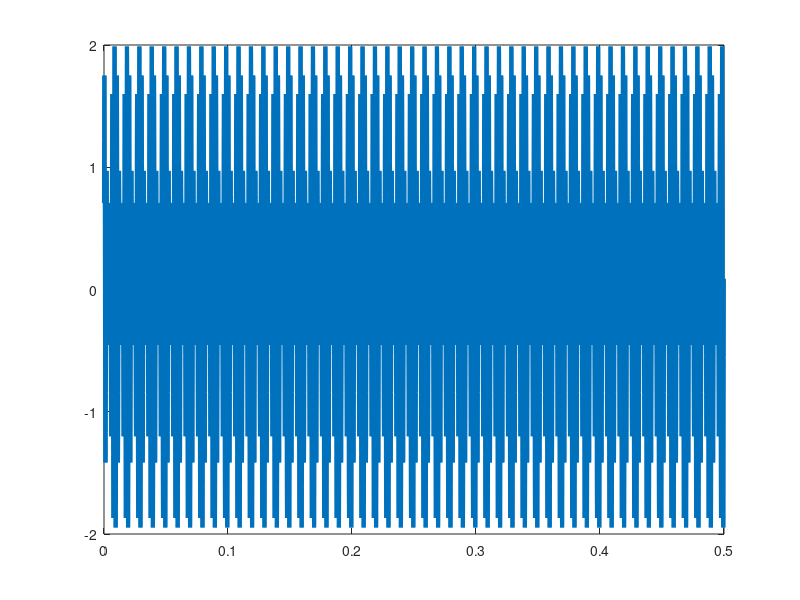

MATLAB code for this plot: (Note: this script raises an error after producing the figure.)
f1=.5e3; % First sine component frequency
f2=.6e3; % Second component frequency
phi1=0; % First component zero phase
phi2=pi/4; % Second component phase quarter-wave
fs=10e3; % Sample frequency
Ts=1/fs; % Sample period
tlen=0.5; % Total duration
t=0:Ts:tlen-Ts; % Compute sample positions
N=length(t); % Count samples

% Create a signal with two sine wave components
x=sin(2*pi*f1*t+phi1) + sin(2*pi*f2*t+phi2);
% Add noise to the signal
standev=1;
n=randn(1,N)*standev;
xn=x+n;

%{
plot(t,x,'LineWidth',3);
hold on
plot(t,xn,'LineWidth',1);
axis([0 1/f1*10 -4 4]);

xlabel('time,s');
ylabel('amplitude, arbitrary units');
legend('original signal','with noise');
hold off
%}

% Part 2 - Moving average noise filter
fcf=f1*1.1;
Omegacf=2*pi*fcf/fs;

plot(t,x,'LineWidth',3);
hold on;
for M=1:100:2001
    disp(A)
    n=(0:M-1)-floor(M/2);
    h=Omegacf/pi*sinc(n*Omegacf/pi);
    w=hamming(M)';
    %w=rectwin(M)';
    A=1; % Seems to be a dampening factor?
    B=h.*w; % Apply window function w
    
    y=filter(B,A,xn);
    
    %{
    plot(t,x,'LineWidth',3);
    hold on
    plot(t,xn,'LineWidth',1);
    plot(t,y,'g','LineWidth',2);
    axis([1/f1*100 1/f1*110 -4 4]);
    
    xlabel('time,s');
    ylabel('amplitude, arbitrary units');
    legend('original signal','with noise','filtered');
    hold off
    %}

    % Part 3 - Plot frequencies of signals
    %X=abs(fft(x));
    %Xn=abs(fft(xn));
    Y=abs(fft(y));
    
    fbin=fs/N;
    f=0:fbin:fs-fbin;
    
    %plot(f,20*log10(X),'LineWidth',3)
    %hold on
    %plot(f,20*log10(Xn),'LineWidth',2)
    %plot(f,20*log10(Y),'g','LineWidth',1)
    plot(f,20*log10(Y), 'LineWidth',1)
    
    axis([0 fs/2 -260 100]);
    
    xlabel('frequency, Hz');
    ylabel('magnitude gain, dB');
    %legend('original signal','with noise','filtered');
    %hold off
end